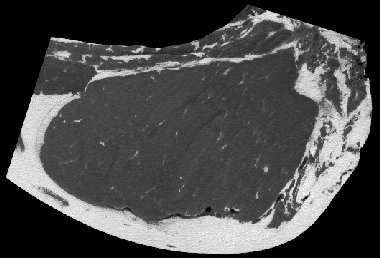
#> input picture data/beef.tif, 380 x 258 px
$ jupyter execute --allow-errors dbeef.ipynb
#> lines starting #> are read from the running program, lines starting #| are printed output that depends on the picture; after the words box and inside, x2 and y2 are one past the last pixel; in counts of white or black regions, pixels touching at a corner belong together
# Demo dbeef
Detect the lean meat region in a beef steak image.

## Description
Beucher's paradigm is applied for delineating sharply the lean meat region in the beef steak image. An internal and an external marker are necessary for the filtering step of the paradigm. In this step, small regions that does not have meat are eliminated.

[cell 1]
import numpy as np
from PIL import Image
import ia870 as mm

## Reading
The gray-scale image of the beef steak is read.

[cell 2]
a_pil = Image.open('data/beef.tif').convert('L') # must be read as grayscale
a_pil

## Filtering
The input image is simplified by the application of a a small closing. The dark area (inner lean part) is closed from the fat white area.

[cell 3]
a = np.array(a_pil)
#> (the rest of this cell did not finish here and is left out)

## External marker 1/2
The external marker is built from the detection of the complete beef region and the extraction of its internal edge. As the beef is dark, it is detected by a low value threshold. After this threshold, small residual regions are eliminated by the binary areaclose operator.

[cell 4]
c = a >= 10
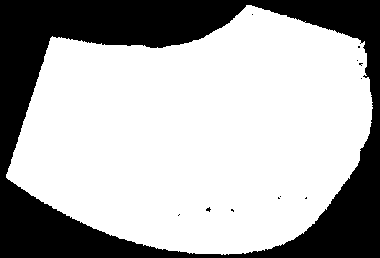
#> c: shape (258, 380) bool; 68.4% white; 12 black regions (11 under 20 px), largest, box (x1, y1, x2, y2) and area: (0, 0, 380, 258) 30916
#> (the rest of this cell did not finish here and is left out)
